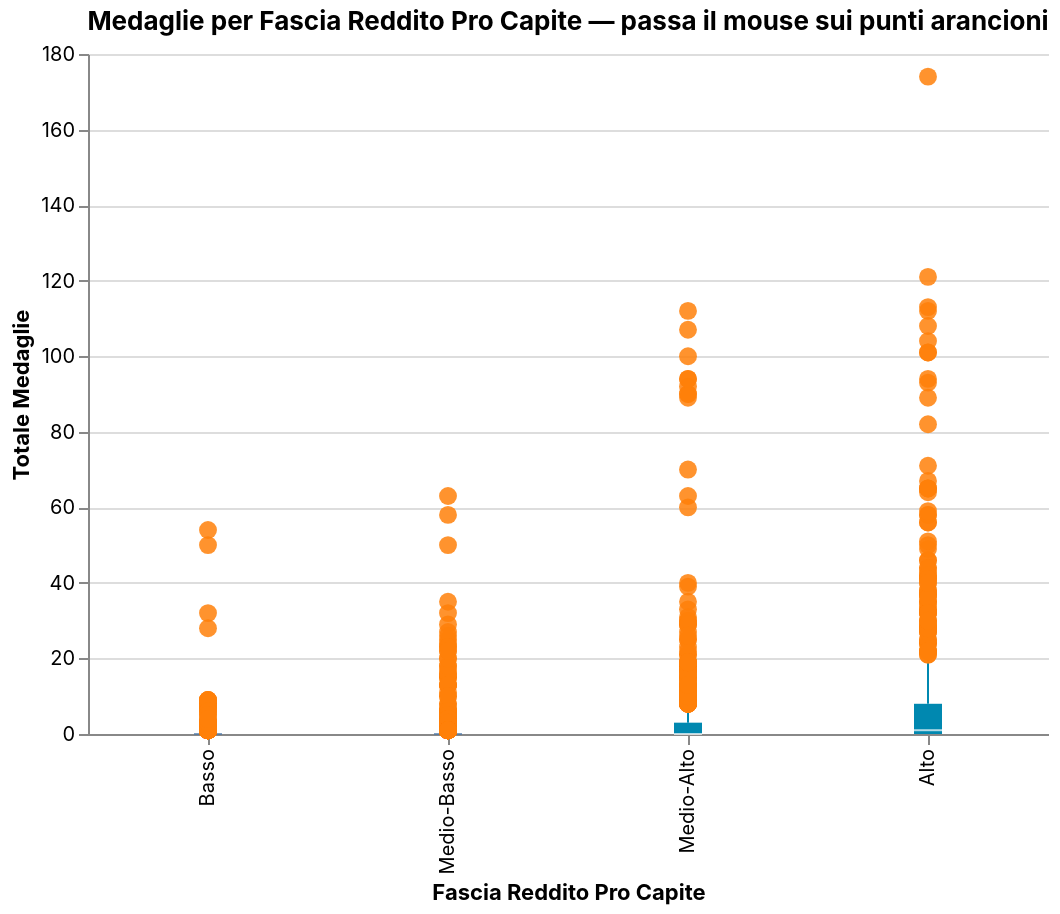

The Vega-Lite source for this figure:
### Vega-Lite specification from a JSON file in a GitHub repository (floating-point values rounded to 4 significant figures; data arrays with more than 128 entries replaced by an {"elided": "..."} marker saying what was removed)
{"config": {"background": "transparent", "view": {"stroke": "transparent"}, "title": {"font": "Inter"}, "axis": {"labelFont": "Inter", "titleFont": "Inter"}, "legend": {"labelFont": "Inter", "titleFont": "Inter"}, "header": {"labelFont": "Inter", "titleFont": "Inter"}, "text": {"font": "Inter"}, "range": {"category": ["#1b2140", "#ff8009", "#9a0641", "#ffe34a", "#e7b6af", "#0088b0", "#e03830"], "ramp": ["#e7b6af", "#1b2140"], "heatmap": ["#e7b6af", "#1b2140"]}}, "layer": [{"data": {"name": "data-97b189ffe6cff8a9440d9ae5e3d42397"}, "mark": {"type": "boxplot", "color": "#0088b0", "outliers": false}, "encoding": {"x": {"field": "Fascia_Reddito_Pro_Capite", "sort": ["Basso", "Medio-Basso", "Medio-Alto", "Alto"], "title": "Fascia Reddito Pro Capite", "type": "nominal"}, "y": {"field": "Totale_Medaglie", "title": "Totale Medaglie", "type": "quantitative"}}}, {"data": {"name": "data-ba12afb88a8ecffa9f26cecc2c92c90a"}, "mark": {"type": "circle", "color": "#ff8009", "opacity": 0.85, "size": 80}, "encoding": {"tooltip": [{"field": "Nazione", "title": "Nazione", "type": "nominal"}, {"field": "Anno", "title": "Anno", "type": "ordinal"}, {"field": "Totale_Medaglie", "format": ".0f", "title": "Totale Medaglie", "type": "quantitative"}, {"field": "Fascia_Reddito_Pro_Capite", "title": "Fascia", "type": "nominal"}], "x": {"field": "Fascia_Reddito_Pro_Capite", "sort": ["Basso", "Medio-Basso", "Medio-Alto", "Alto"], "type": "nominal"}, "y": {"field": "Totale_Medaglie", "type": "quantitative"}}}], "height": 340, "title": "Medaglie per Fascia Reddito Pro Capite — passa il mouse sui punti arancioni", "width": 480, "$schema": "https://vega.github.io/schema/vega-lite/v5.20.1.json", "datasets": {"data-97b189ffe6cff8a9440d9ae5e3d42397": {"elided": "2619 records"}, "data-ba12afb88a8ecffa9f26cecc2c92c90a": {"elided": "421 records"}}}
